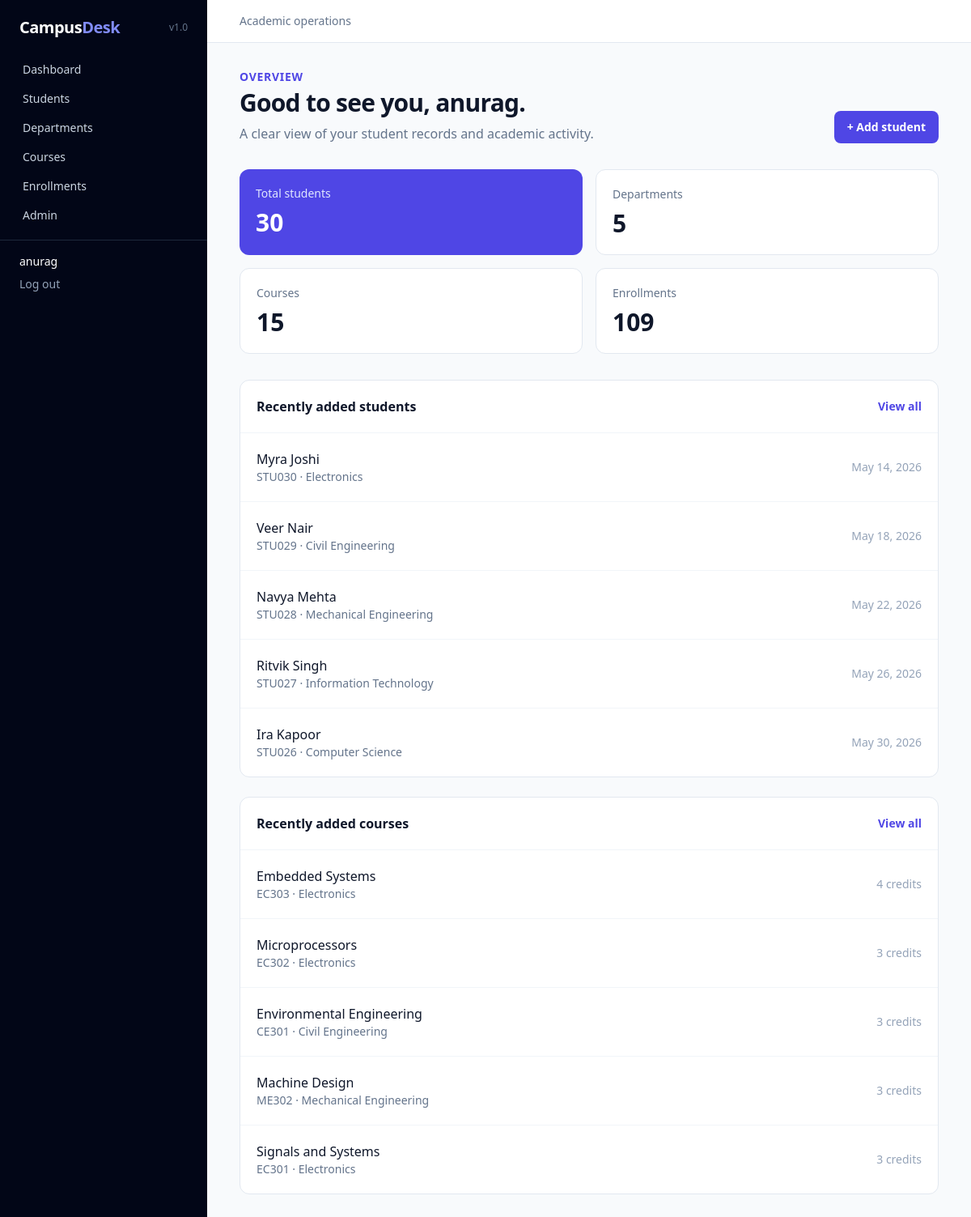
The app's page / (signed in) with its own data.
### students/models.py (models this page shows, shortened)
class Student(models.Model):
	GENDER_CHOICES = [('M', 'Male'), ('F', 'Female'), ('O', 'Other')]
	student_id = models.CharField(max_length=30, unique=True)
	first_name = models.CharField(max_length=80)
	last_name = models.CharField(max_length=80)
	email = models.EmailField(unique=True)
	phone = models.CharField(max_length=30, blank=True)
	date_of_birth = models.DateField(null=True, blank=True)
	gender = models.CharField(max_length=1, choices=GENDER_CHOICES, blank=True)
	address = models.TextField(blank=True)
	department = models.ForeignKey(Department, on_delete=models.PROTECT, related_name='students')
	enrollment_date = models.DateField()
	profile_image = models.ImageField(upload_to='students/', blank=True)
	created_at = models.DateTimeField(auto_now_add=True)
	updated_at = models.DateTimeField(auto_now=True)
	class Meta:
		ordering = ['last_name', 'first_name']
	@property
	def full_name(self):
		return f'{self.first_name} {self.last_name}'

class Department(models.Model):
	name = models.CharField(max_length=120, unique=True)
	description = models.TextField(blank=True)
	created_at = models.DateTimeField(auto_now_add=True)
	class Meta:
		ordering = ['name']
	def __str__(self):
		return self.name

class Course(models.Model):
	name = models.CharField(max_length=150)
	code = models.CharField(max_length=30, unique=True)
	description = models.TextField(blank=True)
	credits = models.PositiveSmallIntegerField(default=3)
	department = models.ForeignKey(Department, on_delete=models.PROTECT, related_name='courses')
	created_at = models.DateTimeField(auto_now_add=True)
	class Meta:
		ordering = ['code']

### students/views.py (the view)
# urls.py: path('', views.dashboard, name='dashboard'),
@login_required
def dashboard(request):
	return render(request, 'students/dashboard.html', {
		'student_count': Student.objects.count(), 'department_count': Department.objects.count(),
		'course_count': Course.objects.count(), 'enrollment_count': Enrollment.objects.count(),
		'recent_students': Student.objects.select_related('department').order_by('-created_at')[:5],
		'recent_courses': Course.objects.select_related('department').order_by('-created_at')[:5],
	})

### templates/students/dashboard.html
{% extends 'base.html' %}{% block title %}Dashboard | Campus Desk{% endblock %}
{% block content %}<div class="flex flex-col justify-between gap-4 sm:flex-row sm:items-end"><div><p class="text-sm font-semibold uppercase tracking-wider text-indigo-600">Overview</p><h1 class="mt-1 text-3xl font-bold tracking-tight">Good to see you, {{ user.get_username }}.</h1><p class="mt-2 text-slate-500">A clear view of your student records and academic activity.</p></div><a href="{% url 'student_create' %}" class="rounded-lg bg-indigo-600 px-4 py-2.5 text-sm font-semibold text-white hover:bg-indigo-700">+ Add student</a></div>
<div class="mt-8 grid gap-4 sm:grid-cols-2 xl:grid-cols-4"><div class="rounded-xl bg-indigo-600 p-5 text-white"><p class="text-sm text-indigo-100">Total students</p><p class="mt-2 text-3xl font-bold">{{ student_count }}</p></div><div class="rounded-xl border border-slate-200 bg-white p-5"><p class="text-sm text-slate-500">Departments</p><p class="mt-2 text-3xl font-bold">{{ department_count }}</p></div><div class="rounded-xl border border-slate-200 bg-white p-5"><p class="text-sm text-slate-500">Courses</p><p class="mt-2 text-3xl font-bold">{{ course_count }}</p></div><div class="rounded-xl border border-slate-200 bg-white p-5"><p class="text-sm text-slate-500">Enrollments</p><p class="mt-2 text-3xl font-bold">{{ enrollment_count }}</p></div></div>
<div class="mt-8 grid gap-6 xl:grid-cols-2"><section class="rounded-xl border border-slate-200 bg-white"><div class="flex items-center justify-between border-b border-slate-100 p-5"><h2 class="font-semibold">Recently added students</h2><a class="text-sm font-semibold text-indigo-600" href="{% url 'student_list' %}">View all</a></div><div class="divide-y divide-slate-100">{% for student in recent_students %}<a href="{% url 'student_detail' student.pk %}" class="flex items-center justify-between p-5 hover:bg-slate-50"><div><p class="font-medium">{{ student.full_name }}</p><p class="text-sm text-slate-500">{{ student.student_id }} · {{ student.department }}</p></div><span class="text-sm text-slate-400">{{ student.enrollment_date }}</span></a>{% empty %}<p class="p-5 text-sm text-slate-500">No students yet.</p>{% endfor %}</div></section><section class="rounded-xl border border-slate-200 bg-white"><div class="flex items-center justify-between border-b border-slate-100 p-5"><h2 class="font-semibold">Recently added courses</h2><a class="text-sm font-semibold text-indigo-600" href="{% url 'course_list' %}">View all</a></div><div class="divide-y divide-slate-100">{% for course in recent_courses %}<div class="flex items-center justify-between p-5"><div><p class="font-medium">{{ course.name }}</p><p class="text-sm text-slate-500">{{ course.code }} · {{ course.department }}</p></div><span class="text-sm text-slate-400">{{ course.credits }} credits</span></div>{% empty %}<p class="p-5 text-sm text-slate-500">No courses yet.</p>{% endfor %}</div></section></div>{% endblock %}

### templates/base.html (shortened to what this page needs)
{% load static %}
<!doctype html>
<html lang="en">
<head>
  <script src="https://cdn.tailwindcss.com"></script>
</head>
<body class="min-h-screen bg-slate-50 text-slate-900">
  {% if user.is_authenticated %}
  <div class="min-h-screen lg:flex">
    <aside class="bg-slate-950 text-slate-300 lg:min-h-screen lg:w-64">
      <div class="flex items-center justify-between px-6 py-5"><a href="{% url 'dashboard' %}" class="text-xl font-bold tracking-tight text-white">Campus<span class="text-indigo-400">Desk</span></a><span class="text-xs text-slate-500">v1.0</span></div>
      <nav class="flex gap-1 overflow-x-auto px-3 pb-3 lg:block lg:px-4" aria-label="Main navigation">
        <a href="{% url 'dashboard' %}" class="block whitespace-nowrap rounded-lg px-3 py-2 text-sm hover:bg-slate-800 hover:text-white">Dashboard</a>
        <a href="{% url 'student_list' %}" class="block whitespace-nowrap rounded-lg px-3 py-2 text-sm hover:bg-slate-800 hover:text-white">Students</a>
        <a href="{% url 'department_list' %}" class="block whitespace-nowrap rounded-lg px-3 py-2 text-sm hover:bg-slate-800 hover:text-white">Departments</a>
        <a href="{% url 'course_list' %}" class="block whitespace-nowrap rounded-lg px-3 py-2 text-sm hover:bg-slate-800 hover:text-white">Courses</a>
        <a href="{% url 'enrollment_list' %}" class="block whitespace-nowrap rounded-lg px-3 py-2 text-sm hover:bg-slate-800 hover:text-white">Enrollments</a>
        <a href="/admin/" class="block whitespace-nowrap rounded-lg px-3 py-2 text-sm hover:bg-slate-800 hover:text-white">Admin</a>
      </nav>
      <div class="border-t border-slate-800 px-6 py-4 text-sm"><div class="truncate text-white">{{ user.get_username }}</div><form method="post" action="{% url 'logout' %}" class="mt-2">{% csrf_token %}<button class="text-slate-400 hover:text-white">Log out</button></form></div>
    </aside>
    <main class="flex-1"><header class="border-b border-slate-200 bg-white px-5 py-4 lg:px-10"><div class="mx-auto max-w-7xl"><p class="text-sm text-slate-500">Academic operations</p></div></header><div class="mx-auto max-w-7xl px-5 py-8 lg:px-10">
      {% block content %}{% endblock %}
    </div></main>
  </div>
  {% else %}{% block auth_content %}{% endblock %}{% endif %}
</body>
</html>

### records on screen
Student: full_name "Myra Joshi", student_id "STU030", department "Electronics", enrollment_date "May 14, 2026"
Student: full_name "Veer Nair", student_id "STU029", department "Civil Engineering", enrollment_date "May 18, 2026"
Student: full_name "Navya Mehta", student_id "STU028", department "Mechanical Engineering", enrollment_date "May 22, 2026"
Student: full_name "Ritvik Singh", student_id "STU027", department "Information Technology", enrollment_date "May 26, 2026"
Student: full_name "Ira Kapoor", student_id "STU026", department "Computer Science", enrollment_date "May 30, 2026"
Course: name "Embedded Systems", code "EC303", department "Electronics", credits "4"
Course: name "Microprocessors", code "EC302", department "Electronics", credits "3"
Course: name "Environmental Engineering", code "CE301", department "Civil Engineering", credits "3"
Course: name "Machine Design", code "ME302", department "Mechanical Engineering", credits "3"
Course: name "Signals and Systems", code "EC301", department "Electronics", credits "3"

### other values on screen
{{ user.get_username }} "anurag"
{{ student_count }} "30"
{{ department_count }} "5"
{{ course_count }} "15"
{{ enrollment_count }} "109"
